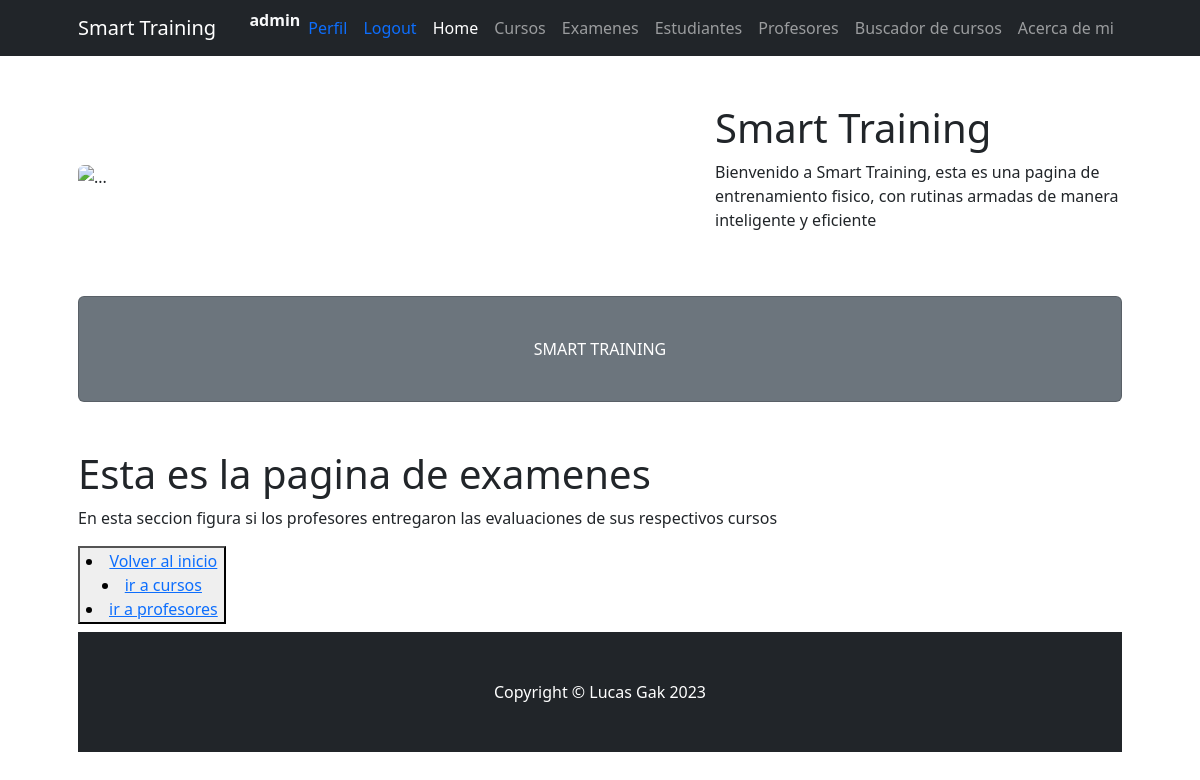
Page /ProjectoFinal23/examenes/ (signed in) on the earlier database version.
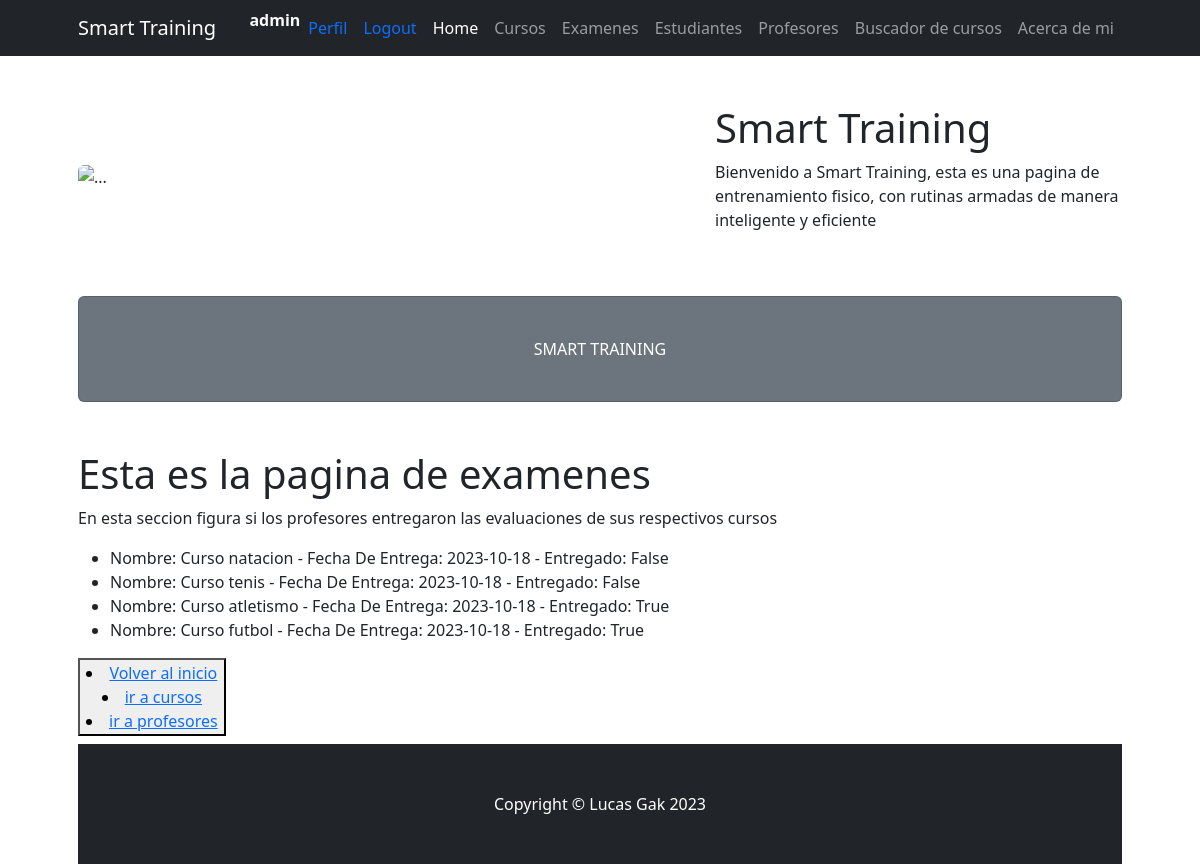
Same page on the later database version.
### ProjectoFinal23/models.py (models this page shows)
class Examenes(models.Model):
    nombre=models.CharField(max_length=30)
    FechaDeEntrega=models.DateField()
    entregado=models.BooleanField()
    def __str__(self):
        return f"Nombre: {self.nombre} - Fecha De Entrega: {self.FechaDeEntrega} - Entregado: {self.entregado}"

### ProjectoFinal23/views.py (the view)
# urls.py: path('examenes/', examenes, name="examenes"),
@login_required
def examenes(request):
    examenes = Examenes.objects.all()
    contexto = {"examenes":examenes}
    return render(request, "ProjectoFinal23/examenes.html", contexto)

### ProjectoFinal23/templates/ProjectoFinal23/examenes.html
{% extends "ProjectoFinal23/padre.html" %}
{% load static %}
{% block section1 %}
<h1>Esta es la pagina de examenes</h1>
<p>En esta seccion figura si los profesores entregaron las evaluaciones de sus respectivos cursos</p>
<ul>
    {% for p in examenes %}
    <li>{{p}}</li>
{% endfor %}
</ul>
<button>
    <li><a href="{% url 'inicio' %}"> Volver al inicio</a></li>
    <li><a href="{% url 'cursos' %}"> ir a cursos</a></li>
    <li><a href="{% url 'profesores' %}"> ir a profesores</a></li>
</button>
{% endblock %}

### ProjectoFinal23/templates/ProjectoFinal23/padre.html (shortened to what this page needs)
<!DOCTYPE html>
<html lang="en">
    <head>
        {% load static %}
        <link href="{% static 'ProjectoFinal23/css/styles.css' %}" rel="stylesheet" />
    </head>
    <body>
        <nav class="navbar navbar-expand-lg navbar-dark bg-dark">
            <div class="container px-5">
                <a class="navbar-brand" href="{% url 'inicio' %}">Smart Training</a>
                <div class="collapse navbar-collapse" id="navbarSupportedContent">
                    <ul class="navbar-nav ms-auto mb-2 mb-lg-0">
                        {% if request.user.is_authenticated %}
                        <li class="nav-item"><span class="text-light"><strong>{{request.user.username}}</strong></span></li>
                        <li class="nav-item"><a class="nav-link" href="{% url 'editarPerfil' %}"><span class="text-primary">Perfil</span></a></li>
                        <li class="nav-item"><a class="nav-link" href="{% url 'logout' %}"><span class="text-primary">Logout</span></a></li>
                        {% else %}
                        <li class="nav-item"><a class="nav-link" href="{% url 'login' %}"><span class="text-primary">Login</span></a></li>
                        <li class="nav-item"><a class="nav-link" href="{% url 'register' %}"><span class="text-primary">Registrate</span></a></li>
                      {% endif %}
                        <li class="nav-item"><a class="nav-link active" aria-current="page" href="{% url 'inicio' %}">Home</a></li>
                        <li class="nav-item"><a class="nav-link" href="{% url 'cursos' %}">Cursos</a></li>
                        <li class="nav-item"><a class="nav-link" href="{% url 'examenes' %}">Examenes</a></li>
                        <li class="nav-item"><a class="nav-link" href="{% url 'estudiantes' %}">Estudiantes</a></li>
                        <li class="nav-item"><a class="nav-link" href="{% url 'profesores' %}">Profesores</a></li>
                        <li class="nav-item"><a class="nav-link" href="{% url 'buscador_curso' %}">Buscador de cursos</a></li>
                        <li class="nav-item"><a class="nav-link" href="{% url 'acercadeMi' %}">Acerca de mi</a></li>
                    </ul>
                </div>
            </div>
        </nav>
        <div class="container px-4 px-lg-5">
            <div class="row gx-4 gx-lg-5 align-items-center my-5">
                <div class="col-lg-7"><img class="img-fluid rounded mb-4 mb-lg-0" src="https://iespericberne.edu.pe/wp-content/uploads/2021/04/profesor-educacion-fisica-1.jpg" alt="..." /></div>
                <div class="col-lg-5">
                    <h1 class="font-weight-light">Smart Training</h1>
                    <p>Bienvenido a Smart Training, esta es una pagina de entrenamiento fisico, con rutinas armadas de manera inteligente y eficiente</p>
                </div>
            </div>
            <div class="card text-white bg-secondary my-5 py-4 text-center">
                <div class="card-body"><p class="text-white m-0">SMART TRAINING</p></div>
            </div>
            {% block section1 %}
            {% endblock %}
        <footer class="py-5 bg-dark">
            <div class="container px-4 px-lg-5"><p class="m-0 text-center text-white">Copyright &copy; Lucas Gak 2023</p></div>
        </footer>
    </body>
</html>

Differences in the rows shown:
added Examenes: nombre+FechaDeEntrega+entregado "Nombre: Curso natacion - Fecha De Entrega: 2023-10-18 - Entregado: False"
added Examenes: nombre+FechaDeEntrega+entregado "Nombre: Curso tenis - Fecha De Entrega: 2023-10-18 - Entregado: False"
added Examenes: nombre+FechaDeEntrega+entregado "Nombre: Curso atletismo - Fecha De Entrega: 2023-10-18 - Entregado: True"
added Examenes: nombre+FechaDeEntrega+entregado "Nombre: Curso futbol - Fecha De Entrega: 2023-10-18 - Entregado: True"
